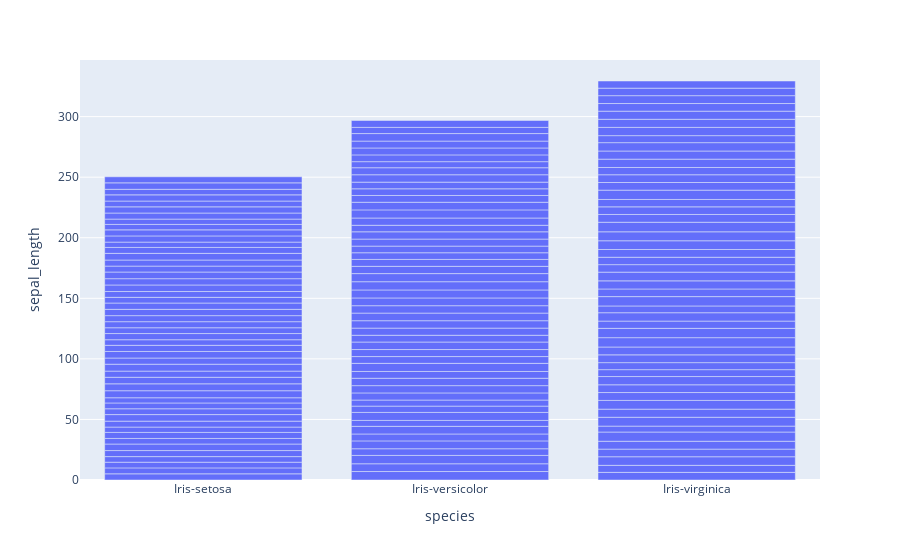

The notebook cell this image was saved under:
### Code cell
px.bar (iris , x = 'species' , y = 'sepal_length' )

### Figure 1 — Plotly figure (JSON) as saved in the notebook; plotly's stock layout.template omitted (floating-point values rounded to 4 significant figures; data arrays with more than 128 entries replaced by an {"elided": "..."} marker saying what was removed)
{"data": [{"alignmentgroup": "True", "hovertemplate": "species=%{x}<br>sepal_length=%{y}<extra></extra>", "legendgroup": "", "marker": {"color": "#636efa", "pattern": {"shape": ""}}, "name": "", "offsetgroup": "", "orientation": "v", "showlegend": false, "textposition": "auto", "type": "bar", "x": {"elided": "150 str values"}, "xaxis": "x", "y": {"elided": "150 float values"}, "yaxis": "y"}], "layout": {"barmode": "relative", "legend": {"tracegroupgap": 0}, "margin": {"t": 60}, "xaxis": {"anchor": "y", "domain": [0, 1], "title": {"text": "species"}}, "yaxis": {"anchor": "x", "domain": [0, 1], "title": {"text": "sepal_length"}}}}
